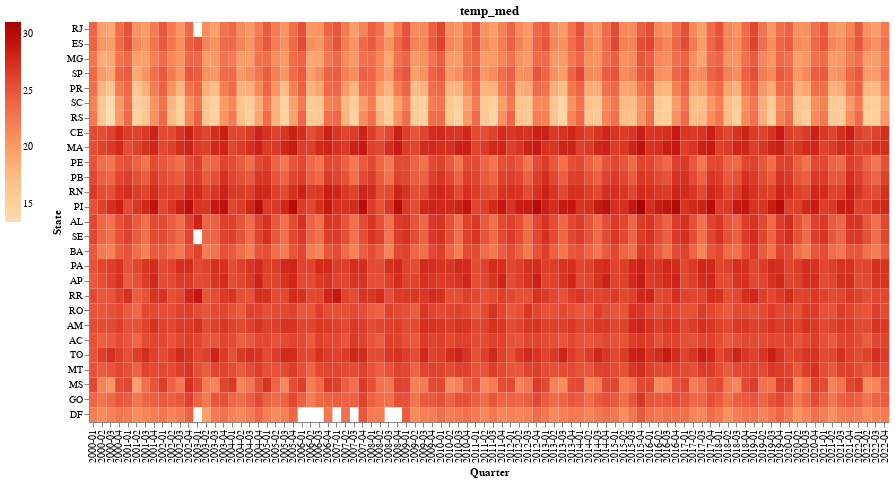

Write notebook code for a chart like this one.
### Code cell
fig = plot_heatmap_single("temp_med")

fig

### Figure 1 — Vega-Lite specification as saved in the notebook (floating-point values rounded to 4 significant figures; data arrays with more than 128 entries replaced by an {"elided": "..."} marker saying what was removed)
{"config": {"view": {"continuousWidth": 300, "continuousHeight": 300}}, "data": {"name": "data-fa4ca97d6a6f108204cfccec10b0675b"}, "mark": {"type": "rect", "filled": true}, "encoding": {"color": {"condition": {"param": "param_5", "field": "temp_med", "legend": {"direction": "vertical", "legendY": 30, "orient": "left", "title": null}, "scale": {"scheme": "orangered"}, "type": "quantitative"}, "value": "lightgray"}, "tooltip": [{"field": "state", "title": "State", "type": "nominal"}, {"field": "trimestre_tick", "title": "Quarter", "type": "nominal"}, {"field": "temp_med", "title": "temp_med", "type": "quantitative"}], "x": {"field": "trimestre_tick", "sort": {"field": "trimestre", "order": "ascending"}, "title": "Quarter", "type": "nominal"}, "y": {"field": "state", "sort": {"field": "order", "order": "ascending"}, "title": "State", "type": "nominal"}}, "height": 400, "params": [{"name": "param_5", "select": {"type": "point", "fields": ["region"]}, "bind": {"input": "radio", "options": [null, "Sudeste", "Sul", "Nordeste", "Norte", "Centro-Oeste"], "labels": ["All"], "name": "Selecione"}}], "title": "temp_med", "width": 800, "$schema": "https://vega.github.io/schema/vega-lite/v5.8.0.json", "datasets": {"data-fa4ca97d6a6f108204cfccec10b0675b": {"elided": "2484 records"}}}
